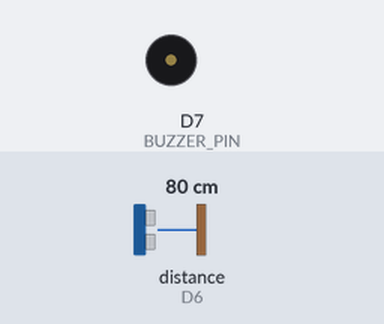
Recording of a sketch running on a simulated ESP8266 (NodeMCU). On the bench: buzzer (waves = sounding). Wiring (inferred from the names in the program): ultrasonic range finder: trigger D5; echo D6. The inputs (shaded band) are chosen by the test bench; at power-on: distance to the obstacle (sensor on D6) 80 cm. The echo pulse lasts 58.3 µs per cm; WiFi joins after 1.5 s; servers stay silent unless stated; what the sketch prints to the serial monitor is not drawn.

Above: at 2.8 s.
2.9 s: distance to the obstacle (sensor on D6) set to 11 cm
4.4 s: distance to the obstacle (sensor on D6) set to 8 cm
At 4.47 s:
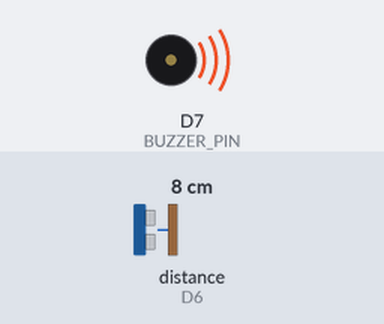
7.4 s: distance to the obstacle (sensor on D6) set to 18 cm
At 7.4 s:
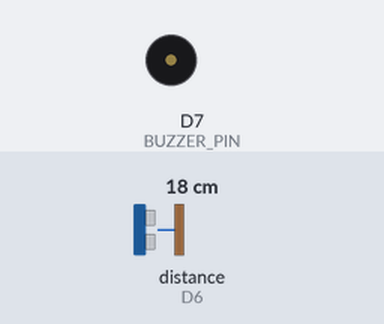
8.9 s: distance to the obstacle (sensor on D6) set to 2 cm
At 9.13 s:
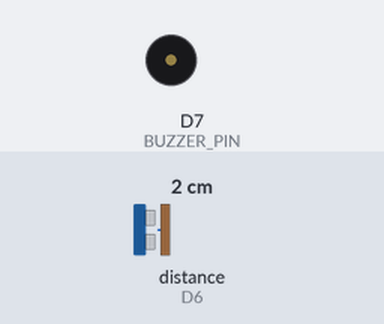
Timing chart, 0 to 12.9 s (numbered marks = the images above; inputs shaded):
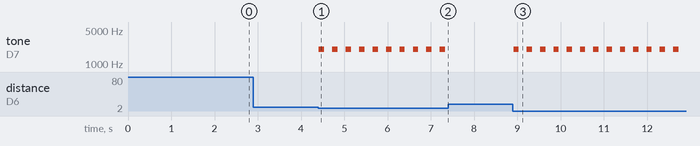

Measured:
- the behaviour switches between 10 and 9 cm on distance to the obstacle (sensor on D6) (found by bisection; images 0 and 1)
- after the input at 2.9 s, every drawn part: stays the same
- after the input at 4.4 s, tone on D7 (BUZZER_PIN): alternates 2000 Hz for 0.12 s and silent for 0.19 s, starting at once
- after the input at 7.4 s, tone on D7 (BUZZER_PIN): stops changing and stays silent
- after the input at 8.9 s, tone on D7 (BUZZER_PIN): alternates 2000 Hz for 0.12 s and silent for 0.18 s, starting at once

The sketch:

ultrasonic_sensor.ino
```cpp
#include <ESP8266WiFi.h>
#include <ESP8266WebServer.h>

// ======================================================
// WiFi Configuration
// ======================================================

const char* WIFI_SSID = "AndroidAP_4123";
const char* WIFI_PASSWORD = "12345678";

// ======================================================
// Pin Configuration
// ======================================================

#define TRIG_PIN D5
#define ECHO_PIN D6
#define BUZZER_PIN D7

// ======================================================
// Detection Threshold
// ======================================================

const float DETECTION_DISTANCE = 10.0;

// ======================================================
// Buzzer Configuration
// ======================================================

const unsigned long BEEP_ON_TIME = 120;
const unsigned long BEEP_OFF_TIME = 180;

bool buzzerState = false;
unsigned long buzzerTimer = 0;

// ======================================================
// Sensor Variables
// ======================================================

float distanceCM = 0.0;

bool objectDetected = false;

// ======================================================
// Web Server
// ======================================================

ESP8266WebServer server(80);

// ======================================================
// Measure Distance
// ======================================================

float getDistance() {

  // Make sure trigger is LOW
  digitalWrite(TRIG_PIN, LOW);

  delayMicroseconds(2);

  // Send 10us trigger pulse
  digitalWrite(TRIG_PIN, HIGH);

  delayMicroseconds(10);

  digitalWrite(TRIG_PIN, LOW);

  // Read echo
  unsigned long duration = pulseIn(
    ECHO_PIN,
    HIGH,
    30000
  );

  // No echo received
  if (duration == 0) {
    return -1;
  }

  // Speed of sound:
  // distance = duration / 58.0
  float distance = duration / 58.0;

  return distance;
}

// ======================================================
// Update Sensor
// ======================================================

void updateSensor() {

  float measuredDistance = getDistance();

  if (measuredDistance < 0) {

    distanceCM = 0;

    objectDetected = false;

    return;
  }

  distanceCM = measuredDistance;

  objectDetected =
    (distanceCM > 0 &&
     distanceCM < DETECTION_DISTANCE);
}

// ======================================================
// Buzzer Control
// ======================================================

void updateBuzzer() {

  if (!objectDetected) {

    if (buzzerState) {

      noTone(BUZZER_PIN);

      buzzerState = false;
    }

    return;
  }


  unsigned long currentMillis = millis();


  if (buzzerState) {

    // Currently beeping

    if (
      currentMillis - buzzerTimer >=
      BEEP_ON_TIME
    ) {

      noTone(BUZZER_PIN);

      buzzerState = false;

      buzzerTimer = currentMillis;
    }

  }
  else {

    // Currently silent

    if (
      currentMillis - buzzerTimer >=
      BEEP_OFF_TIME
    ) {

      tone(
        BUZZER_PIN,
        2000
      );

      buzzerState = true;

      buzzerTimer = currentMillis;
    }
  }
}

// ======================================================
// API Endpoint
// ======================================================

void handleAPI() {

  updateSensor();

  String json = "{";

  json += "\"distance\":";

  if (distanceCM > 0) {
    json += String(distanceCM, 1);
  }
  else {
    json += "null";
  }

  json += ",\"objectDetected\":";
  json += objectDetected ? "true" : "false";

  json += ",\"buzzer\":";
  json += buzzerState ? "true" : "false";

  json += ",\"threshold\":";
  json += String(DETECTION_DISTANCE, 1);

  json += "}";

  server.send(
    200,
    "application/json",
    json
  );
}

// ======================================================
// Main Web Page
// ======================================================

void handleRoot() {

  String html = R"rawliteral(

<!DOCTYPE html>

<html lang="en">

<head>

<meta charset="UTF-8">

<meta
    name="viewport"
    content="width=device-width, initial-scale=1.0"
>

<title>Ultrasonic Object Detector</title>


<style>

/* =====================================================
   Base
   ===================================================== */

* {
    box-sizing: border-box;
    margin: 0;
    padding: 0;
}


body {

    font-family:
        -apple-system,
        BlinkMacSystemFont,
        "Segoe UI",
        Roboto,
        Arial,
        sans-serif;

    min-height: 100vh;

    padding: 20px;

    color: #e5e7eb;

    background:

        radial-gradient(
            circle at top left,
            rgba(56, 189, 248, 0.14),
            transparent 35%
        ),

        radial-gradient(
            circle at bottom right,
            rgba(139, 92, 246, 0.10),
            transparent 35%
        ),

        #080c12;
}


.container {

    width: 100%;

    max-width: 850px;

    margin: auto;
}


/* =====================================================
   Header
   ===================================================== */

.header {

    text-align: center;

    margin-bottom: 24px;
}


.header h1 {

    font-size:
        clamp(25px, 6vw, 38px);

    font-weight: 700;

    letter-spacing: -0.6px;

    margin-bottom: 8px;
}


.header p {

    color: #94a3b8;

    font-size: 14px;
}


.status-dot {

    display: inline-block;

    width: 8px;
    height: 8px;

    margin-right: 6px;

    border-radius: 50%;

    background: #22c55e;

    box-shadow:
        0 0 10px rgba(34, 197, 94, 0.8);

    animation: pulse 2s infinite;
}


@keyframes pulse {

    0%, 100% {
        opacity: 1;
    }

    50% {
        opacity: 0.35;
    }
}


/* =====================================================
   Cards
   ===================================================== */

.card {

    background:
        rgba(255, 255, 255, 0.045);

    border:
        1px solid rgba(255, 255, 255, 0.08);

    border-radius: 22px;

    padding: 28px;

    margin-bottom: 18px;

    backdrop-filter: blur(15px);

    -webkit-backdrop-filter: blur(15px);

    box-shadow:
        0 20px 50px rgba(0, 0, 0, 0.25);
}


/* =====================================================
   Main Distance
   ===================================================== */

.main-reading {

    text-align: center;

    padding: 35px 25px;
}


.label {

    color: #94a3b8;

    font-size: 13px;

    text-transform: uppercase;

    letter-spacing: 1.5px;

    margin-bottom: 10px;
}


.distance-value {

    font-size:
        clamp(65px, 15vw, 105px);

    line-height: 1;

    font-weight: 700;

    background:

        linear-gradient(
            135deg,
            #38bdf8,
            #818cf8
        );

    -webkit-background-clip: text;

    -webkit-text-fill-color: transparent;

    background-clip: text;

    margin: 10px 0;
}


.distance-unit {

    color: #64748b;

    font-size: 15px;

    margin-top: 5px;
}


/* =====================================================
   Detection Status
   ===================================================== */

.status {

    display: inline-flex;

    align-items: center;

    justify-content: center;

    padding: 9px 18px;

    border-radius: 30px;

    margin-top: 18px;

    font-size: 14px;

    color: #86efac;

    background:
        rgba(34, 197, 94, 0.10);

    border:
        1px solid rgba(34, 197, 94, 0.20);

    transition:
        all 0.3s ease;
}


.status.detected {

    color: #fca5a5;

    background:
        rgba(239, 68, 68, 0.12);

    border-color:
        rgba(239, 68, 68, 0.30);

    box-shadow:
        0 0 22px rgba(239, 68, 68, 0.12);
}


/* =====================================================
   Distance Indicator
   ===================================================== */

.distance-bar-container {

    margin-top: 30px;
}


.distance-track {

    width: 100%;

    height: 10px;

    overflow: hidden;

    border-radius: 20px;

    background:
        rgba(255, 255, 255, 0.08);
}


.distance-bar {

    height: 100%;

    width: 0%;

    border-radius: inherit;

    background:

        linear-gradient(
            90deg,
            #22c55e,
            #eab308,
            #f97316,
            #ef4444
        );

    transition:
        width 0.35s ease;
}


.distance-labels {

    display: flex;

    justify-content: space-between;

    margin-top: 8px;

    color: #64748b;

    font-size: 11px;
}


/* =====================================================
   Info Grid
   ===================================================== */

.grid {

    display: grid;

    grid-template-columns:
        repeat(2, 1fr);

    gap: 16px;
}


.info-card {

    padding: 22px;
}


.info-title {

    color: #64748b;

    font-size: 12px;

    text-transform: uppercase;

    letter-spacing: 1px;

    margin-bottom: 10px;
}


.info-value {

    font-size: 24px;

    font-weight: 600;
}


.info-unit {

    color: #64748b;

    font-size: 12px;

    margin-left: 4px;
}


/* =====================================================
   Buzzer Indicator
   ===================================================== */

.buzzer-indicator {

    display: inline-flex;

    align-items: center;

    gap: 7px;
}


.buzzer-light {

    width: 8px;

    height: 8px;

    border-radius: 50%;

    background: #475569;

    transition: all 0.2s ease;
}


.buzzer-light.active {

    background: #ef4444;

    box-shadow:
        0 0 12px rgba(239, 68, 68, 0.9);

    animation:
        buzzerPulse 0.25s infinite alternate;
}


@keyframes buzzerPulse {

    from {
        transform: scale(1);
    }

    to {
        transform: scale(1.35);
    }
}


/* =====================================================
   Footer
   ===================================================== */

.footer {

    text-align: center;

    padding: 20px 10px 10px;

    color: #64748b;

    font-size: 12px;
}


.github-link {

    display: inline-block;

    margin-top: 8px;

    color: #94a3b8;

    text-decoration: none;

    transition:
        color 0.25s ease,
        transform 0.25s ease;
}


.github-link:hover {

    color: #ffffff;

    transform:
        translateY(-2px);

    text-decoration: underline;
}


/* =====================================================
   Mobile
   ===================================================== */

@media (max-width: 600px) {

    body {
        padding: 12px;
    }

    .card {
        padding: 20px;
    }

    .grid {
        grid-template-columns: 1fr;
    }

}

</style>

</head>


<body>


<div class="container">


    <!-- Header -->

    <div class="header">

        <h1>
            📡 Ultrasonic Object Detector
        </h1>

        <p>

            <span class="status-dot"></span>

            NodeMCU • Live Monitoring

        </p>

    </div>


    <!-- Main Distance Card -->

    <div class="card main-reading">

        <div class="label">
            Current Distance
        </div>


        <div
            class="distance-value"
            id="distance"
        >
            --.-
        </div>


        <div class="distance-unit">
            centimeters
        </div>


        <div
            class="status"
            id="status"
        >
            Checking...
        </div>


        <div class="distance-bar-container">

            <div class="distance-track">

                <div
                    class="distance-bar"
                    id="distanceBar"
                ></div>

            </div>


            <div class="distance-labels">

                <span>
                    0 cm
                </span>

                <span>
                    10 cm
                </span>

                <span>
                    20+ cm
                </span>

            </div>

        </div>

    </div>


    <!-- Information Cards -->

    <div class="grid">


        <div class="card info-card">

            <div class="info-title">
                Detection Range
            </div>

            <div class="info-value">

                10

                <span class="info-unit">
                    cm
                </span>

            </div>

        </div>


        <div class="card info-card">

            <div class="info-title">
                Buzzer
            </div>

            <div
                class="info-value"
                id="buzzer"
            >

                <span class="buzzer-indicator">

                    <span
                        class="buzzer-light"
                        id="buzzerLight"
                    ></span>

                    <span id="buzzerText">
                        OFF
                    </span>

                </span>

            </div>

        </div>


    </div>


    <!-- Footer -->

    <div class="footer">

        <div>
            ESP8266 Ultrasonic Object Detection System
        </div>

        <a
            href="https://github.com/unoanirban"
            target="_blank"
            rel="noopener noreferrer"
            class="github-link"
        >
            github.com/unoanirban
        </a>

    </div>


</div>


<script>


async function updateData() {

    try {

        const response =
            await fetch(
                "/api/status"
            );


        const data =
            await response.json();


        // =============================================
        // Distance
        // =============================================

        const distanceElement =
            document.getElementById(
                "distance"
            );


        if (data.distance !== null) {

            distanceElement.textContent =
                data.distance.toFixed(1);

        }
        else {

            distanceElement.textContent =
                "--.-";

        }


        // =============================================
        // Detection Status
        // =============================================

        const statusElement =
            document.getElementById(
                "status"
            );


        if (data.objectDetected) {

            statusElement.textContent =
                "⚠ Object Detected";

            statusElement.classList.add(
                "detected"
            );

        }
        else {

            statusElement.textContent =
                "✓ Area Clear";

            statusElement.classList.remove(
                "detected"
            );

        }


        // =============================================
        // Distance Bar
        // =============================================

        let barWidth = 0;


        if (data.distance !== null) {

            // 20 cm = full bar

            barWidth =
                Math.min(
                    data.distance / 20 * 100,
                    100
                );
        }


        document.getElementById(
            "distanceBar"
        ).style.width =
            barWidth + "%";


        // =============================================
        // Buzzer
        // =============================================

        const buzzerText =
            document.getElementById(
                "buzzerText"
            );

        const buzzerLight =
            document.getElementById(
                "buzzerLight"
            );


        if (data.buzzer) {

            buzzerText.textContent =
                "BEEPING";

            buzzerLight.classList.add(
                "active"
            );

        }
        else {

            buzzerText.textContent =
                "OFF";

            buzzerLight.classList.remove(
                "active"
            );

        }

    }

    catch (error) {

        document.getElementById(
            "status"
        ).textContent =
            "Connection Error";

    }

}


// Initial update

updateData();


// Update dashboard every 500ms

setInterval(
    updateData,
    500
);


</script>


</body>

</html>

)rawliteral";


  server.send(
    200,
    "text/html",
    html
  );
}


// ======================================================
// Setup
// ======================================================

void setup() {

  Serial.begin(115200);

  delay(100);


  Serial.println();

  Serial.println(
    "========================================"
  );

  Serial.println(
    " ESP8266 Ultrasonic Object Detector"
  );

  Serial.println(
    "========================================"
  );


  // ----------------------------------------------------
  // Pin Configuration
  // ----------------------------------------------------

  pinMode(
    TRIG_PIN,
    OUTPUT
  );

  pinMode(
    ECHO_PIN,
    INPUT
  );

  pinMode(
    BUZZER_PIN,
    OUTPUT
  );


  digitalWrite(
    TRIG_PIN,
    LOW
  );

  noTone(
    BUZZER_PIN
  );


  // ----------------------------------------------------
  // WiFi
  // ----------------------------------------------------

  WiFi.mode(
    WIFI_STA
  );

  WiFi.begin(
    WIFI_SSID,
    WIFI_PASSWORD
  );


  Serial.print(
    "Connecting to WiFi"
  );


  while (
    WiFi.status() != WL_CONNECTED
  ) {

    delay(500);

    Serial.print(".");
  }


  Serial.println();

  Serial.println(
    "WiFi connected!"
  );


  Serial.print(
    "IP Address: "
  );

  Serial.println(
    WiFi.localIP()
  );


  // ----------------------------------------------------
  // Web Server
  // ----------------------------------------------------

  server.on(
    "/",
    handleRoot
  );


  server.on(
    "/api/status",
    handleAPI
  );


  server.begin();


  Serial.println(
    "Web server started."
  );
}


// ======================================================
// Main Loop
// ======================================================

void loop() {

  // Handle web requests

  server.handleClient();


  // Update sensor

  updateSensor();


  // Update buzzer

  updateBuzzer();


  // Small delay for stability

  delay(30);
}
```
